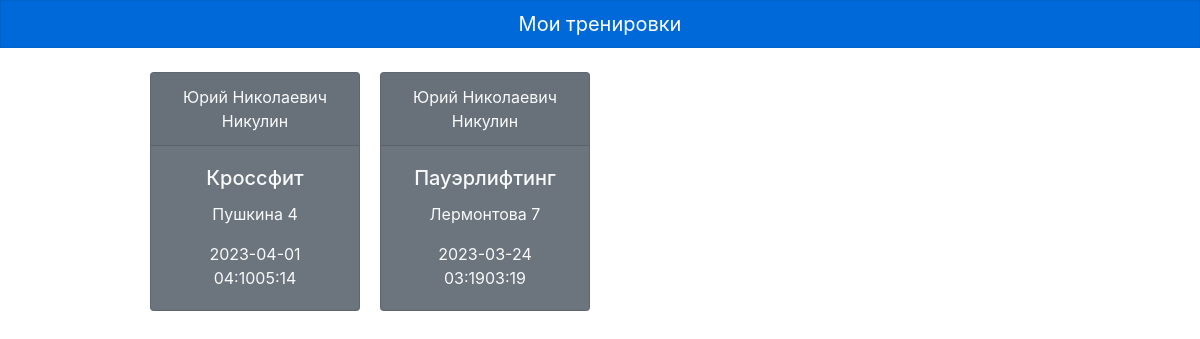
/workouts.php (signed in), run on the app's committed database.
### tables this page shows
CREATE TABLE `vacant_workouts` (
  `id` text NOT NULL,
  `trainer_id` text NOT NULL,
  `gym_id` text NOT NULL,
  `date` text NOT NULL,
  `time` text NOT NULL,
  `time_end` text NOT NULL,
  `direction` text NOT NULL,
  `spots` text NOT NULL,
  `status` text NOT NULL
);

CREATE TABLE `trainers` (
  `id` text NOT NULL,
  `username` text NOT NULL,
  `email` text NOT NULL,
  `password` text NOT NULL,
  `name` text NOT NULL
);

CREATE TABLE `gyms` (
  `gym_id` text NOT NULL,
  `adress` text NOT NULL,
  `status` text NOT NULL
);

### workouts.php (the view, shortened to what this page needs)
<link rel="stylesheet" href="https://stackpath.bootstrapcdn.com/bootstrap/4.3.1/css/bootstrap.min.css">
<?php
include 'connection.php';
$sql = "SELECT DISTINCT vacant_workouts.*, trainers.name as trainer_name, directions.direction, gyms.adress
    FROM vacant_workouts
    INNER JOIN trainers ON vacant_workouts.trainer_id = trainers.id
    INNER JOIN directions ON vacant_workouts.direction = directions.id
    INNER JOIN gyms ON vacant_workouts.gym_id = gyms.gym_id
    WHERE vacant_workouts.spots > '0'";
    $result = mysqli_query($conn, $sql);
if (mysqli_num_rows($result) == 0) {
echo '<p>Нет доступных к записи тренировок</p>';
}
else {
echo '<a href="my_workouts.php" class="btn btn-primary btn-lg btn-block mb-4 rounded-0">Мои тренировки</a>';
echo '<div class="card-columns" style="width: 75%; margin-left: auto; margin-right: auto; column-count: 4;">';
while ($row = mysqli_fetch_assoc($result)) {
  $datetime = strtotime($row['date'] . ' ' . $row['time']);
  $now = time();
  $hours_left = floor(($datetime - $now) / 3600);
  if ($row['status'] == 'canceled') {
    $bg_color = 'bg-secondary';
  } else if ($hours_left >= 6) {
    $bg_color = 'bg-info';
  }
    else if ($hours_left < 0 ) {
        $bg_color = 'bg-secondary';
  } else {
    $bg_color = 'bg-warning';
  }
  echo '<div class="card text-light text-center ' . $bg_color . ' ">';
  echo '<div class="card-header">' . $row['trainer_name'] . '</div>';
  echo '<div class="card-body">';
  echo '<h5 class="card-title">' . $row['direction'] . '</h5>';
  echo '<p class="card-text">' . $row['adress'] . '</p>';
  echo '<p class="card-text">' . $row['date'] . ' ' . $row['time'] . $row['time_end'] . '</p>';
  echo '</div>';
  echo '</div>';
}
echo '</div>';
}
?>

### data on the page
vacant_workouts: trainer.name "Юрий Николаевич Никулин", direction "Кроссфит", gym.adress "Пушкина 4", date "2023-04-01", time "04:10", time_end "05:14"
vacant_workouts: trainer.name "Юрий Николаевич Никулин", direction "Пауэрлифтинг", gym.adress "Лермонтова 7", date "2023-03-24", time "03:19", time_end "03:19"
